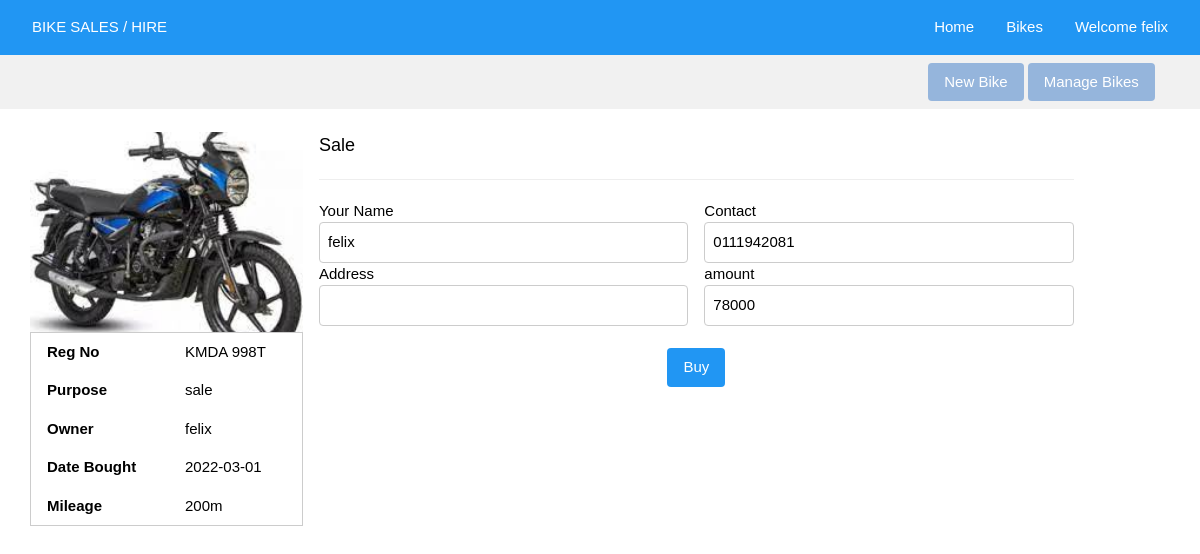
The app's page /bikedetails.php?bikeid=4 (signed in) with its own data.
### tables this page shows
CREATE TABLE `bikes` (
  `id` int unsigned NOT NULL AUTO_INCREMENT,
  `bikeName` varchar(50) NOT NULL,
  `bikeModel` varchar(40) NOT NULL,
  `purpose` varchar(4) NOT NULL,
  `dateBought` date NOT NULL,
  `mileage` float NOT NULL,
  `bikeImage` text NOT NULL,
  `price` float NOT NULL,
  `owner` int NOT NULL,
  `date_added` datetime DEFAULT CURRENT_TIMESTAMP,
  `status` varchar(20) NOT NULL DEFAULT 'available',
  PRIMARY KEY (`id`)
);

CREATE TABLE `users` (
  `id` int unsigned NOT NULL AUTO_INCREMENT,
  `fullName` varchar(40) NOT NULL,
  `email` varchar(40) NOT NULL,
  `password` varchar(255) NOT NULL,
  `phone` varchar(13) NOT NULL,
  `date_registered` datetime NOT NULL DEFAULT CURRENT_TIMESTAMP,
  PRIMARY KEY (`id`)
);

### api/crud.php (called while the page is built, shortened)
<?php
class Crud
{
    public $conn;
    public function __construct(string $server, string $user, string $password, string $database)
    {
        $this->conn = new mysqli($server, $user, $password, $database);
    }
    public function fetch_data($sql)
    {
        $result = $this->conn->query($sql);
        $array = array();
        while ($row = $result->fetch_assoc()) {
            $array[] = $row;
        }
        return $array;
    }
}
?>

### bikedetails.php (the view, shortened to what this page needs)
<!DOCTYPE html>
<html lang="en">
<head>
    <link rel="stylesheet" type="text/css" href="./css/w3.css">
    <link rel="stylesheet" type="text/css" href="./css/style.css">
</head>
<body>
    <div class="w3-bar w3-padding w3-blue">
        <a href="#" class="w3-bar-item">BIKE SALES / HIRE</a>
        <div class="w3-right">
            <a href="./index.php" class="w3-bar-item">Home</a>
            <a href="./bikes.php" class="w3-bar-item">Bikes</a>
            <?php
            if (!isset($_SESSION['email']) && $_SESSION['email'] !== true) {
            ?>
                <div class="w3-dropdown-click w3-right">
                    <button class="w3-button w3-hover-none" onclick="loginDrop('demo')">
                        Login <i class="fa fa-caret-down"></i>
                    </button>
                    <div id="demo" class="w3-dropdown-content w3-bar-block w3-card" style="right: 0px;">
                        <form id="frmlogin" class="w3-container">
                            <h5>Log In</h5>
                            <input type="text" id="loginEmail" name="loginEmail" placeholder="email" class="w3-input w3-border w3-round"><br>
                            <input id="loginPassword" name="loginPassword" type="password" placeholder="password" class="w3-input w3-border w3-round"><br>
                            <button type="button" onclick="login()" class="w3-button w3-blue w3-block w3-round">Log in</button><br>
                        </form>
                    </div>
                </div>
                <div class="w3-dropdown-click w3-right">
                    <button class="w3-button w3-hover-none" onclick="loginDrop('demo2')">
                        Register <i class="fa fa-caret-down"></i>
                    </button>
                    <div id="demo2" class="w3-dropdown-content w3-bar-block w3-card" style="right: 0px;">
                        <form id="frmSignup" class="w3-container">
                            <h5>Sign Up</h5>
                            <input name="fullName" id="fullName" type="text" placeholder="Full Name" class="w3-input w3-border w3-round"><br>
                            <input name="email" id="email" type="text" placeholder="email" class="w3-input w3-border w3-round"><br>
                            <input name="password" id="password" type="password" placeholder="password" class="w3-input w3-border w3-round"><br>
                            <input name="confiirmPassword" id="confirmPassword" type="password" placeholder="Confirm Password" class="w3-input w3-border w3-round"><br>
                            <input type="text" name="phone" id="phone" placeholder="Phone" class="w3-input w3-border w3-round"><br>
                            <button type="button" onclick="registerUser();" class="w3-button w3-blue w3-block w3-round">Register</button><br>
                        </form>
                    </div>
                </div>
            <?php
            } else {
            ?>
                <div class="w3-dropdown-click w3-right">
                    <button class="w3-button w3-hover-none" onclick="loginDrop('demo')">
                        Welcome <?php echo $_SESSION['fullName']; ?><i class="fa fa-caret-down"></i>
                    </button>
                </div>
            <?php
            }
            ?>
        </div>
    </div>
    <div class="w3-bar w3-padding w3-light-grey">
        <div class="w3-auto">
            <div class="w3-right">
                <button class="w3-button w3-round" style="background-color: #95b5dc; color: white;" onclick="openModal('id01')">New Bike</button>
                <button class="w3-button w3-round" style="background-color: #95b5dc; color: white;" onclick="window.location.href = './managebikes.php'">Manage Bikes</button>
            </div>
        </div>
    </div><br>
    <div class="w3-auto">
        <?php
        require "./api/crud.php";
        $crud = new Crud("localhost", "root", "Felabs@6986", "bikehire");
        $fetch = $crud->fetch_data("SELECT * FROM bikes WHERE id = '" . $_GET['bikeid'] . "'");
        foreach ($fetch as $row) {
            $r = $row;
        }
        ?>
        <div class="w3-row-padding w3-stretch">
            <div class="w3-col l3">
                <div style="background-image: url('<?php echo "." . ltrim($row['bikeImage'], "."); ?>'); background-size: cover; background-repeat: no-repeat; background-position: center; height: 200px;">
                </div>
                <table class="w3-table w3-border w3-round">
                    <tr>
                        <th>Reg No</th>
                        <td><?php echo $row['bikeModel']; ?></td>
                    </tr>
                    <tr>
                        <th>Purpose</th>
                        <td><?php echo $row['purpose']; ?></td>
                    </tr>
                    <tr>
                        <th>Owner</th>
                        <td><?php
                            $fetch_username = $crud->fetch_data("SELECT * FROM users WHERE id = '" . $row['owner'] . "'");
                            foreach ($fetch_username as $user) {
                                echo $user['fullName'];
                            }
                            ?></td>
                    </tr>
                    <tr>
                        <th>Date Bought</th>
                        <td><?php echo $row['dateBought']; ?></td>
                    </tr>
                    <tr>
                        <th>Mileage</th>
                        <td><?php echo number_format($row['mileage']) . "m"; ?></td>
                    </tr>
                </table>
            </div>
            <div class="w3-col l8">
                <?php
                if ($row['purpose'] === "rent") {
                ?>
                    <form id="frmhire">
                        <span class="w3-large">Rent</span>
                        <hr>
                        <div class="w3-row-padding w3-stretch">
                            <div class="w3-col l6">
                                <label for="">Your Name</label>
                                <input type="text" name="hireFullName" id="hireFullName" value="<?php echo $_SESSION['fullName']; ?>" class="w3-input w3-border w3-round">
                                <label for="">Address</label>
                                <input type="text" name="hireAddress" id="hireAddress" class="w3-input w3-border w3-round">
                                <label for="">Contact</label>
                                <input type="text" name="hireContact" id="hireContact" value="<?php echo $user['phone']; ?>" class="w3-input w3-border w3-round">
                                <label for="">Expected return date</label>
                                <input type="date" name="hireReturnDate" id="hireReturnDate" class="w3-input w3-border w3-round">
                            </div>
                            <div class="w3-col l6">
                                <label for="">Reason for Hire</label>
                                <input type="text" name="hireReason" id="hireReason" class="w3-input w3-border w3-round">
                                <label for="">amount</label>
                                <input type="number" readonly name="hireAmount" id="hireAmount" value="<?php echo $row['price']; ?>" class="w3-input w3-border w3-round">
                            </div>
                        </div><br>
                        <div class="w3-center">
                            <button type="button" onclick="buy(<?php echo $_GET['bikeid']; ?>)" class="w3-button w3-blue w3-round">Book</button>
                        </div>
                    </form>
                <?php
                } else {
                ?>
                    <form id="frmsell">
                        <span class="w3-large">Sale</span>
                        <hr>
                        <div class="w3-row-padding w3-stretch">
                            <div class="w3-col l6">
                                <label for="">Your Name</label>
                                <input type="text" name="saleFullName" id="saleFullName" value="<?php echo $_SESSION['fullName']; ?>" class="w3-input w3-border w3-round">
                                <label for="">Address</label>
                                <input type="text" name="saleAddress" id="saleAddress" class="w3-input w3-border w3-round">
                            </div>
                            <div class="w3-col l6">
                                <label for="">Contact</label>
                                <input type="text" name="saleContact" id="saleContact" value="<?php echo $user['phone']; ?>" class="w3-input w3-border w3-round">
                                <label for="">amount</label>
                                <input type="text" value="<?php echo $row['price']; ?>" readonly name="saleAmount" id="saleAmount" class="w3-input w3-border w3-round">
                            </div>
                        </div><br>
                        <div class="w3-center">
                            <button type="button" onclick="buy(<?php echo $_GET['bikeid']; ?>)" class="w3-button w3-blue w3-round">Buy</button>
                        </div>
                    </form>
                <?php
                }
                ?>
            </div>
        </div>
    </div>
</body>
</html>

### css/w3.css (style rules this page uses)
html { box-sizing:border-box }
*,*:before,*:after { box-sizing:inherit }
html { -ms-text-size-adjust:100%;-webkit-text-size-adjust:100% }
body { margin:0 }
a { background-color:transparent }
hr { box-sizing:content-box;height:0;overflow:visible }
button,input,select,textarea,optgroup { font:inherit;margin:0 }
button,input { overflow:visible }
button,select { text-transform:none }
button,[type=button],[type=reset],[type=submit] { -webkit-appearance:button }
html,body { font-family:Verdana,sans-serif;font-size:15px;line-height:1.5 }
html { overflow-x:hidden }
hr { border:0;border-top:1px solid #eee;margin:20px 0 }
a { color:inherit }
.w3-table,.w3-table-all { border-collapse:collapse;border-spacing:0;width:100%;display:table }
.w3-table td,.w3-table th,.w3-table-all td,.w3-table-all th { padding:8px 8px;display:table-cell;text-align:left;vertical-align:top }
.w3-table th:first-child,.w3-table td:first-child,.w3-table-all th:first-child,.w3-table-all td:first-child { padding-left:16px }
.w3-btn,.w3-button { border:none;display:inline-block;padding:8px 16px;vertical-align:middle;overflow:hidden;text-decoration:none;color:inherit;background-color:inherit;text-align:center;cursor:pointer;white-space:nowrap }
.w3-btn,.w3-button { -webkit-touch-callout:none;-webkit-user-select:none;-khtml-user-select:none;-moz-user-select:none;-ms-user-select:none;user-select:none }
.w3-input { padding:8px;display:block;border:none;border-bottom:1px solid #ccc;width:100% }
.w3-dropdown-click,.w3-dropdown-hover { position:relative;display:inline-block;cursor:pointer }
.w3-bar { width:100%;overflow:hidden }
.w3-bar .w3-bar-item { padding:8px 16px;float:left;width:auto;border:none;display:block;outline:0 }
.w3-bar .w3-dropdown-hover,.w3-bar .w3-dropdown-click { position:static;float:left }
.w3-bar .w3-button { white-space:normal }
.w3-container:after,.w3-container:before,.w3-panel:after,.w3-panel:before,.w3-row:after,.w3-row:before,.w3-row-padding:after,.w3-row-padding:before, .w3-cell-row:before,.w3-cell-row:after,.w3-clear:after,.w3-clear:before,.w3-bar:before,.w3-bar:after { content:"";display:table;clear:both }
.w3-col,.w3-half,.w3-third,.w3-twothird,.w3-threequarter,.w3-quarter { float:left;width:100% }
@media (min-width:993px) { .w3-col.l3 { width:24.99999% } }
@media (min-width:993px) { .w3-col.l6 { width:49.99999% } }
@media (min-width:993px) { .w3-col.l8 { width:66.66666% } }
.w3-stretch { margin-left:-16px;margin-right:-16px }
.w3-content,.w3-auto { margin-left:auto;margin-right:auto }
.w3-auto { max-width:1140px }
@media (max-width:1205px) { .w3-auto { max-width:95% } }
.w3-round,.w3-round-medium { border-radius:4px }
.w3-row-padding,.w3-row-padding>.w3-half,.w3-row-padding>.w3-third,.w3-row-padding>.w3-twothird,.w3-row-padding>.w3-threequarter,.w3-row-padding>.w3-quarter,.w3-row-padding>.w3-col { padding:0 8px }
.w3-large { font-size:18px!important }
.w3-center { text-align:center!important }
.w3-border { border:1px solid #ccc!important }
.w3-padding { padding:8px 16px!important }
.w3-right { float:right!important }
.w3-blue,.w3-hover-blue:hover { color:#fff!important;background-color:#2196F3!important }
.w3-light-grey,.w3-hover-light-grey:hover,.w3-light-gray,.w3-hover-light-gray:hover { color:#000!important;background-color:#f1f1f1!important }

### css/style.css (style rules this page uses)
a { text-decoration: none; }

### records on screen
bikes: bikeImage (picture), bikeModel "KMDA 998T", purpose "sale", dateBought "2022-03-01", mileage "200", saleAmount "78000"
users: fullName "felix", saleContact "0111942081"

### other values on screen
$_SESSION['fullName'] "felix"
